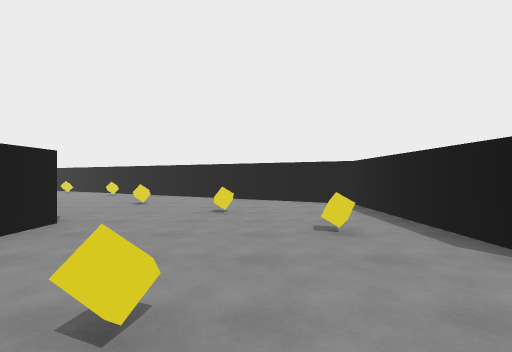
View 1 (above)

16 first-person views from a walk through a Unity game level. The camera is 1.3 m above the floor, looks level and sees 80° across. The floor is counted in squares, 2 m on a side. Each view is taken from the middle of a square. On the plan, view 1 faces up. The plan holds only what a view shows up to about 10 squares ahead; the rest is blank. The player is left out.

View 2
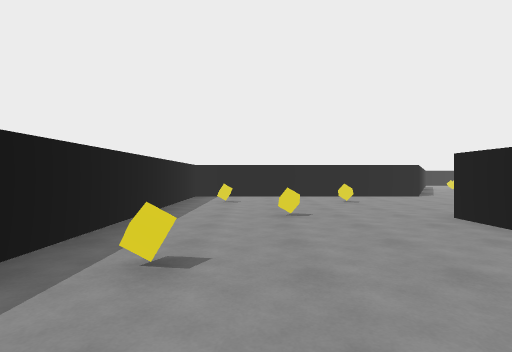

View 3
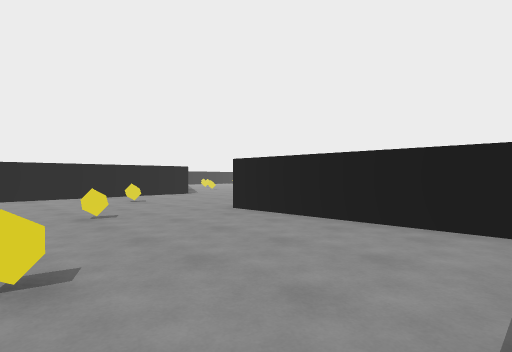

View 4
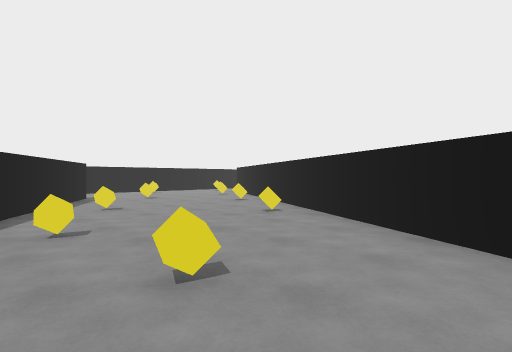

View 5
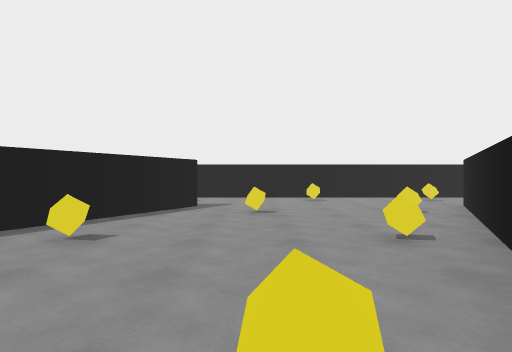

View 6
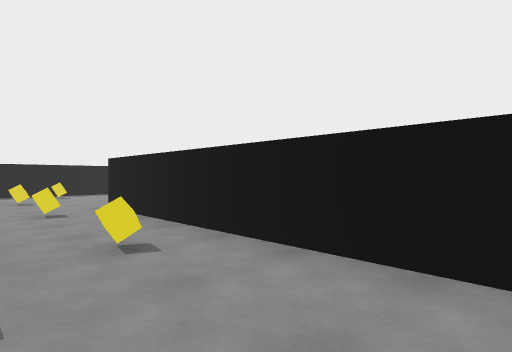

View 7
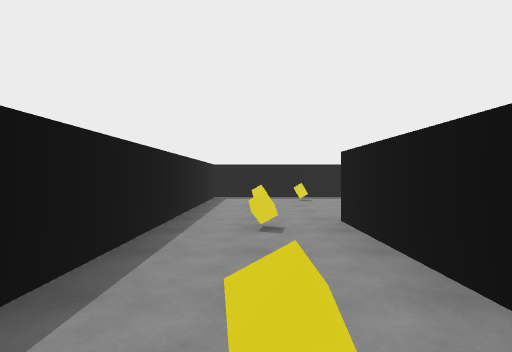

View 8
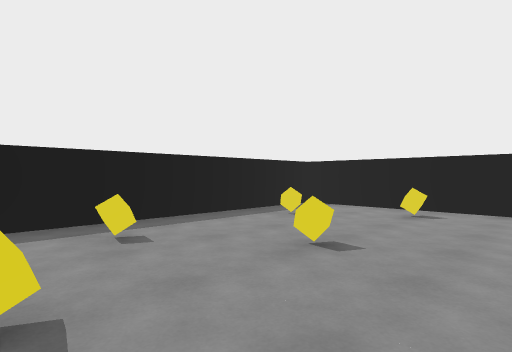

View 9
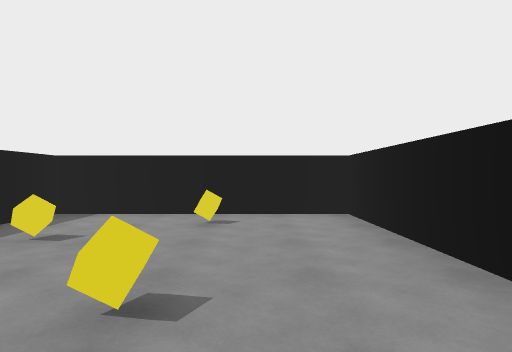

View 10
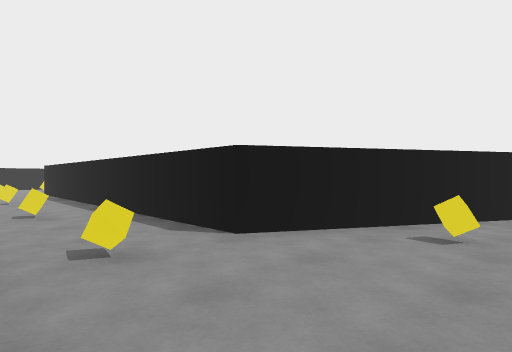

View 11
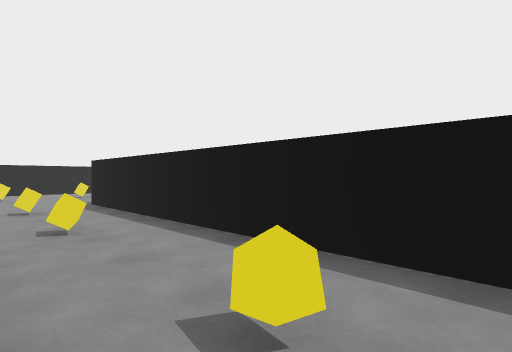

View 12
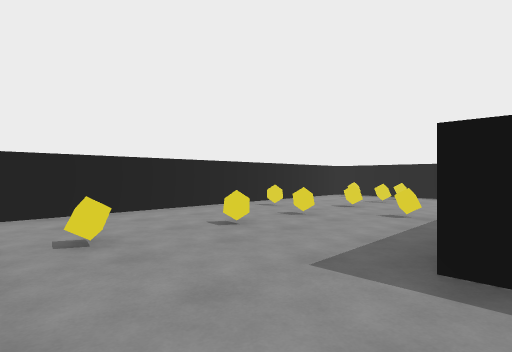

View 13
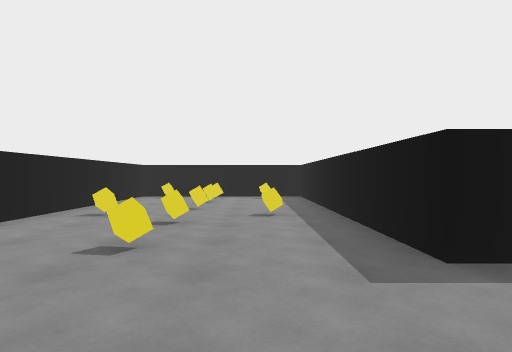

View 14
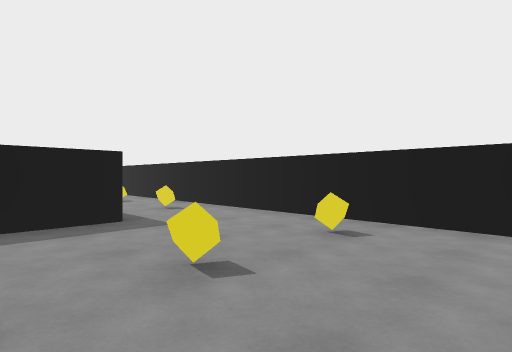

View 15
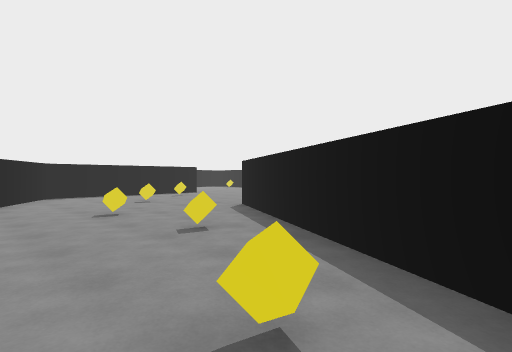

View 16
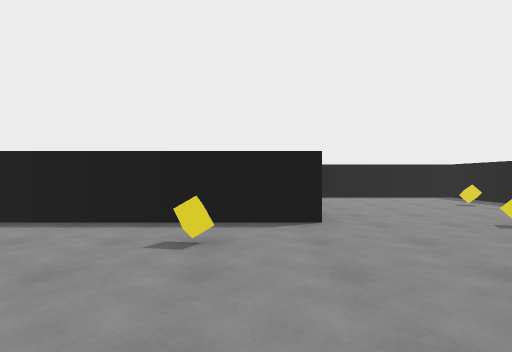

### Floor plan
Points are (right, up) in squares from view 1. A wall is a line through its corners. A room is listed if a view was taken in it or the views show most of it. See-through windows are left out.
Room 1 (views 1, 2, 3, 4, 5, 6, 7, 8, 9, 10, 11, 12, 13, 14, 15, 16)
walls: (-10.5, 8.7) (-2.7, 4.2) (-2.7, -2.9) (7.3, -2.9) (7.3, 1); (-13.2, 16.4) (-13.2, 4.5); (-14.9, 4.6) (-18.2, 4.6) (-18.2, -0.4) (-10.7, -0.4) (-10.7, 7.5); (6.8, 2.1) (2.3, 2.1) (2.3, 7.1) (-10.7, 14.6) (-10.7, 24.6) (-3.2, 24.6) (-3.2, 29.6) (-12.6, 29.6); (-13.2, 28.7) (-13.2, 19.1)
objects: yellow cube (-17, 2); yellow cube (-16, 1); yellow cube (-14, 2); yellow cube (-13, 1); yellow cube (-12, 2); yellow cube (-12, 5); yellow cube (-12, 8); other object (-12, 12); yellow cube (-12, 15); yellow cube (-12, 18); yellow cube (-12, 21); yellow cube (-12, 23); yellow cube (-12, 27); yellow cube (-10, 27); yellow cube (-9, 10); yellow cube (-9, 13); yellow cube (-9, 27); yellow cube (-8, 26); yellow cube (-8, 29); yellow cube (-7, 8); yellow cube (-7, 12); yellow cube (-7, 27); yellow cube (-5, 7); yellow cube (-5, 10); yellow cube (-5, 27); other object (-4, 26); other object (-4, 27); other object (-4, 29); yellow cube (-3, 7); yellow cube (-1, -2); yellow cube (-1, 1); yellow cube (-1, 5); yellow cube (1, 4); yellow cube (2, 0); yellow cube (5, -2)

Positions as (right, up) in squares from view 1, and headings:
1: (0, 0), facing up
2: (7, -1), facing left
3: (7, -2), facing up-left
4: (-1, 6), facing up-left
5: (-4, 10), facing left
6: (-11, 11), facing down-left
7: (-12, 9), facing down
8: (-12, 4), facing down-left
9: (-13, 3), facing left
10: (-13, 12), facing up-right
11: (-13, 17), facing up-right
12: (-13, 24), facing up-right
13: (-13, 26), facing right
14: (-9, 29), facing down-left
15: (-8, 9), facing down-right
16: (-2, 3), facing right
